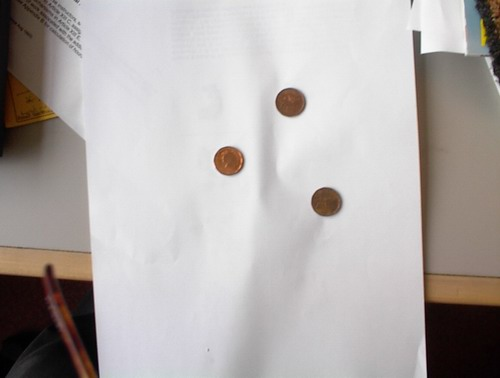
%> input picture MATLAB/SWAIN/images/ThreePenniesAreduced.jpg, 500 x 378 px
$ octave circlefinder.m   (GNU Octave 9; MATLAB toolbox functions it lacks are replaced by stand-ins)
%> lines starting %> are read from the running program, lines starting %| are printed output that depends on the picture; in (x1, y1, x2, y2) boxes, pixels count from 0 and x2, y2 are one past the last pixel; in counts of white or black regions, pixels touching at a corner belong together; the program's own positions count from 1
% Simple Matlab script (not a function) to identify circles in an image.
% Example is as an intro to Matlab, handling images, and convolution

%Brian Funt, Last Modified September 2017

% Note that '%' indicates a comment on that line.

%image=imread('onepenny_cropped.JPG');

%read in image. Must have matlab's 'current directory' set to where the
%file to be read is located.
image=imread('ThreePenniesAreduced.jpg');
%> image is the input picture: size 378x500x3 uint8; mean R, G, B 178.7, 173.4, 171.6

% Semi-colons aren't required, but often useful. They inhibit the command's output.

imshow(image);  %display the image

size(image) %prints (note no ";") image dimensions, which will be x by y by 3
%> ans = [378 500 3]

bw=(double(image(:,:,1))+double(image(:,:,2))+double(image(:,:,3)))/(3*255);
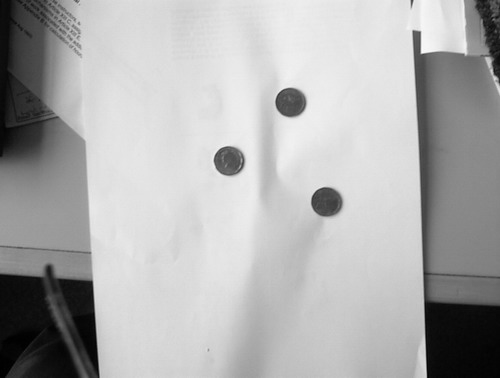
%> bw: size 378x500 double; min 0, max 0.999, mean 0.685
%%normalized to 0-1 range

figure;  %open new figure window
imshow(bw);
input('Hit any key to continue.');

dt = 110/255;  %Set threshold for being dark. Chosen experimentally
dark=find(bw<dt);  %dark contains the array indices of the pixels that
%> dark = 31479 values from 1 to 189000
                   %pass the test bw < dt
tw=-ones(size(bw));   %Make up a new array full of -1's that's the same
                      %dimensions as input image bw.
tw(dark)=1;      %Set all pixels of dark (pennies we hope) indices to +1
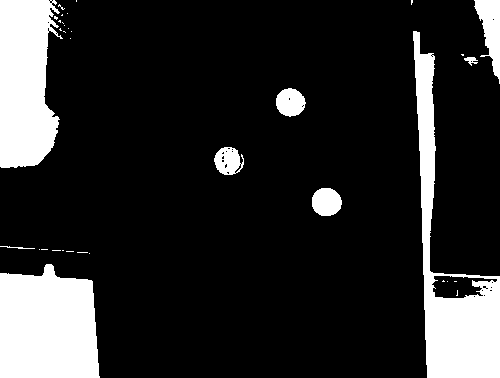
%> tw: size 378x500 double; values -1 (black) and 1 (white), 16.7% white; 35 white regions (26 under 20 px), largest, box (x1, y1, x2, y2) and area: (413, 31, 500, 378) 9947, (0, 264, 100, 378) 9880, (0, 0, 63, 168) 8345

figure; imshow(tw); %Two or more commands can go on one line
input('Hit any key to continue.');
cs=13.5;   %generate disks of radius 13.5  (must always be something + 1/2)
border=4;  %border to go around the disk
ms=2*(cs+border);   %define masksize for circular disk. Must be odd.
msh=floor(ms/2)+1;  %midway point to use as center
mask=-ones(ms,ms);  %initialize mask with -1 everywhere

for i=1:ms
    for j=1:ms
        if (i-msh)^2+(j-msh)^2<=cs^2 mask(i,j)=1;
        end;
    end;
end;
figure; imshow(mask)
input('Hit any key to continue.');

%Alternatively, generate disk mask without using FOR loops
w = 35; r = 13.5;
[x, y] = meshgrid(1:w, 1:w);

%[p q] = meshgrid(1:2,3:5) %an example to show how meshgrid works
circle = ((x - (w/2)).^2 + (y - (w/2)).^2 <= r^2);
figure; imshow(circle)

mask=double(circle); %convert logicals to doubles
mask(mask==0)=-1;    %make mask -1 outside circle

c=conv2(mask,tw);  %convolve mask with thresholded image to measure how
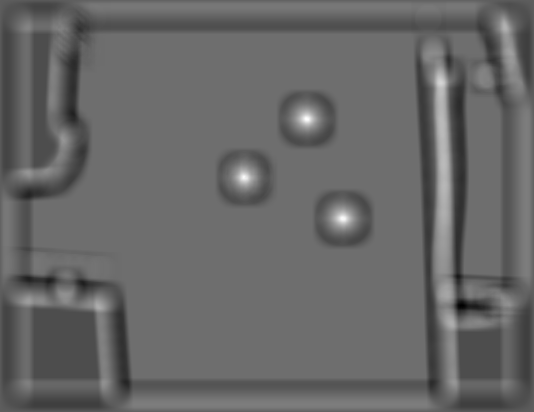
%> c: size 412x534 double; min -607, max 1035, mean 60.2; drawn with min black and max white
                   %disk-like each region is

c01 = c-min(c(:));
c01=c01/max(c01(:)); %Adjust to [0 1] for display only
% Indexed c as c(:) in line above as a 1D vector even though it's also a 2D matrix
imshow(c01);
input('Hit any key to continue.');

y=find(c>900);  %locations of candidate circular disks are those with high
%> y = 57 values from 99881 to 142360
%values after the convolution

res=zeros(size(c));  %Important here that 'c' is in fact bigger than 'bw'
                     %because of convolution boundaries.

res(y)=1;   %Mark all candidate locations in res
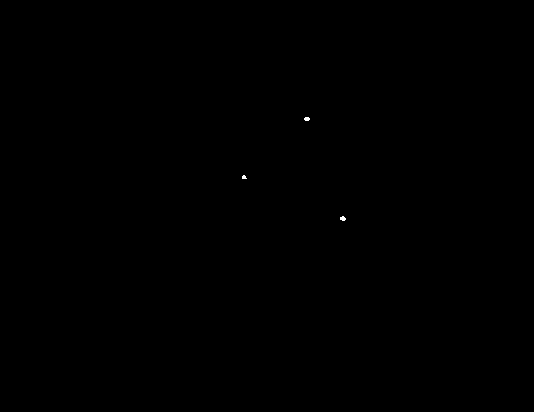
%> res: size 412x534 double; values 0 (black) and 1 (white), 0.03% white; 3 white regions (1 under 20 px), largest, box (x1, y1, x2, y2) and area: (340, 216, 346, 221) 22, (304, 117, 310, 121) 20

figure; imshow(res);
input('Hit any key to continue.');
result=bwmorph(res,'shrink',Inf);  %shrink connected objects to single points
%> result: size 412x534 logical; 0% white in thin lines or dots, all inside (x1, y1, x2, y2) = (245, 119, 343, 219)

[xcenter ycenter]=find(result>0);
%> xcenter = [178; 120; 219]; ycenter = [246; 308; 343]
'Number of circles found is: '
length(xcenter)
%> ans = 3

'Circle locations are: '

[xcenter ycenter]
%> ans = [178 246; 120 308; 219 343]

imshow(result)
